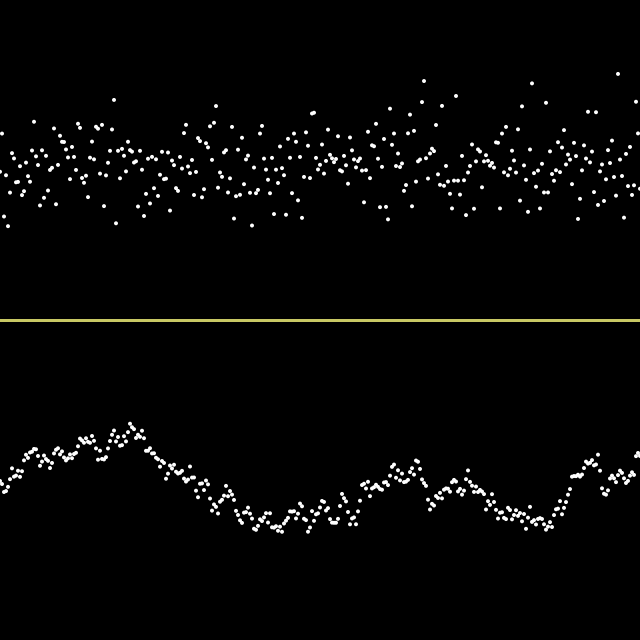
Frame 1 (no input)
Frame 60 (the mouse pressed at the canvas centre just before this capture): identical to frame 1, image omitted
Frame 120 (the mouse held since frame 60 and released just before this capture): identical to frame 1, image omitted

The Processing sketch that drew this single still picture (run headless with seeded random() and noise(); from frame 60 on, the mouse is pressed at the canvas centre):

// Processing sketch: GaussianWalk2
// ── GaussianWalk2.pde
//The Nature of Code modif 1.4 example to plot a gaussian var on Y axis, 
//evolving over time -- compared to Markov series where Y(n+1) = Y(n) +/- some gaussian
// v. 2 uses a Random object instead of randomGaussian()

import java.util.Random;

Random generator = new Random();

void setup()   // only want to draw once
{ 

  size(640, 640);
  float Yloc = 480;  // start pt for Markov series
  int timX = 0;
  background(0);
  while (timX < 641)
  {
    // gets a gaussian random number w/ mean of 0 and standard deviation of 1.0
    float yloc = (float) generator.nextGaussian();

    float sd = 30;                // standard deviation
    float mean = height/4;   // (middle of screen's top half)
    yloc = ( yloc * sd ) + mean;  // scale the gaussian by standard deviation and mean
    noStroke();
    fill(254);
    ellipse(timX, yloc, 4, 4);   // Draw small circle at "normal" random height
   
    // make the Markov series, Yloc starts @ 480, then goes up/down w/ gaussian*7
    Yloc += randomGaussian() * 7;
    ellipse(timX, Yloc, 4, 4);
    // draw horiz line at screen middle
    strokeWeight(2);
    stroke(200, 200, 100);  // dk yellow
    line(0, height/2, width, height/2);
    timX += 2;
  }
  //     println ("done it");
}

void draw() 
{
}
